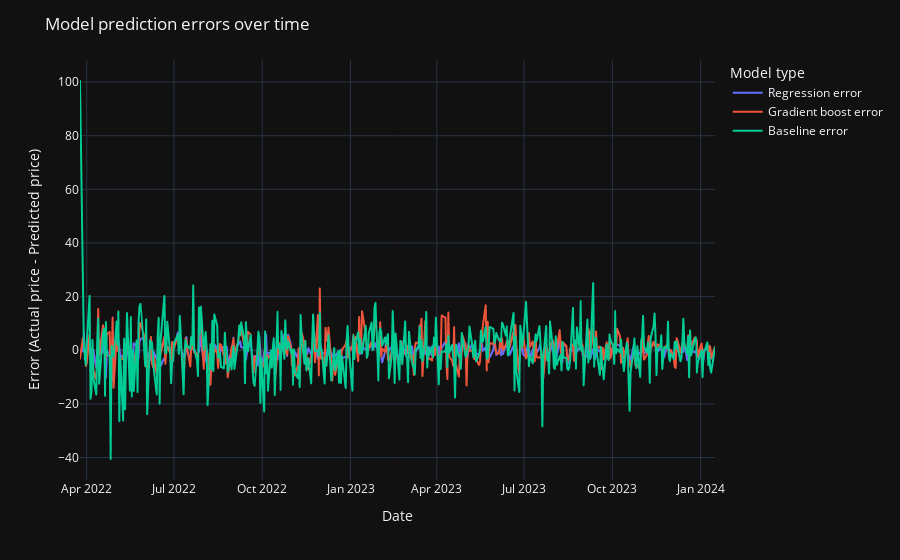

The cell this chart's notebook holds for it:
### Markdown cell above
#### Interactive line chart showing errors of all the three models

### Code cell
test_df['Regression error'] = test_df['Actual_Close'] - test_df['Regression_Prediction']
test_df['Baseline error'] = test_df['Actual_Close'] - test_df['Baseline_Prediction']
test_df['Gradient boost error'] = test_df['Actual_Close'] - test_df['Gradient_Boost_Prediction']
test_df.head()
fig2 = px.line(test_df, test_df['Date'], [test_df['Regression error'], test_df['Gradient boost error'], test_df['Baseline error']], template='plotly_dark')
fig2.update_traces(mode='lines')
fig2.update_layout(
    title="Model prediction errors over time",
    hovermode='x unified',
    legend_title = "Model type",
    xaxis_title='Date',
    yaxis_title='Error (Actual price - Predicted price)',
)

### Figure 1 — Plotly figure (JSON) as saved in the notebook; plotly's stock layout.template omitted (floating-point values rounded to 4 significant figures; data arrays with more than 128 entries replaced by an {"elided": "..."} marker saying what was removed)
{"data": [{"hovertemplate": "variable=Regression error<br>Date=%{x}<br>value=%{y}<extra></extra>", "legendgroup": "Regression error", "line": {"color": "#636efa", "dash": "solid"}, "marker": {"symbol": "circle"}, "mode": "lines", "name": "Regression error", "showlegend": true, "type": "scattergl", "x": {"elided": "454 str values"}, "xaxis": "x", "y": {"elided": "454 float values"}, "yaxis": "y"}, {"hovertemplate": "variable=Gradient boost error<br>Date=%{x}<br>value=%{y}<extra></extra>", "legendgroup": "Gradient boost error", "line": {"color": "#EF553B", "dash": "solid"}, "marker": {"symbol": "circle"}, "mode": "lines", "name": "Gradient boost error", "showlegend": true, "type": "scattergl", "x": {"elided": "454 str values"}, "xaxis": "x", "y": {"elided": "454 float values"}, "yaxis": "y"}, {"hovertemplate": "variable=Baseline error<br>Date=%{x}<br>value=%{y}<extra></extra>", "legendgroup": "Baseline error", "line": {"color": "#00cc96", "dash": "solid"}, "marker": {"symbol": "circle"}, "mode": "lines", "name": "Baseline error", "showlegend": true, "type": "scattergl", "x": {"elided": "454 str values"}, "xaxis": "x", "y": {"elided": "454 float values"}, "yaxis": "y"}], "layout": {"hovermode": "x unified", "legend": {"title": {"text": "Model type"}, "tracegroupgap": 0}, "margin": {"t": 60}, "title": {"text": "Model prediction errors over time"}, "xaxis": {"anchor": "y", "domain": [0, 1], "title": {"text": "Date"}}, "yaxis": {"anchor": "x", "domain": [0, 1], "title": {"text": "Error (Actual price - Predicted price)"}}}}
